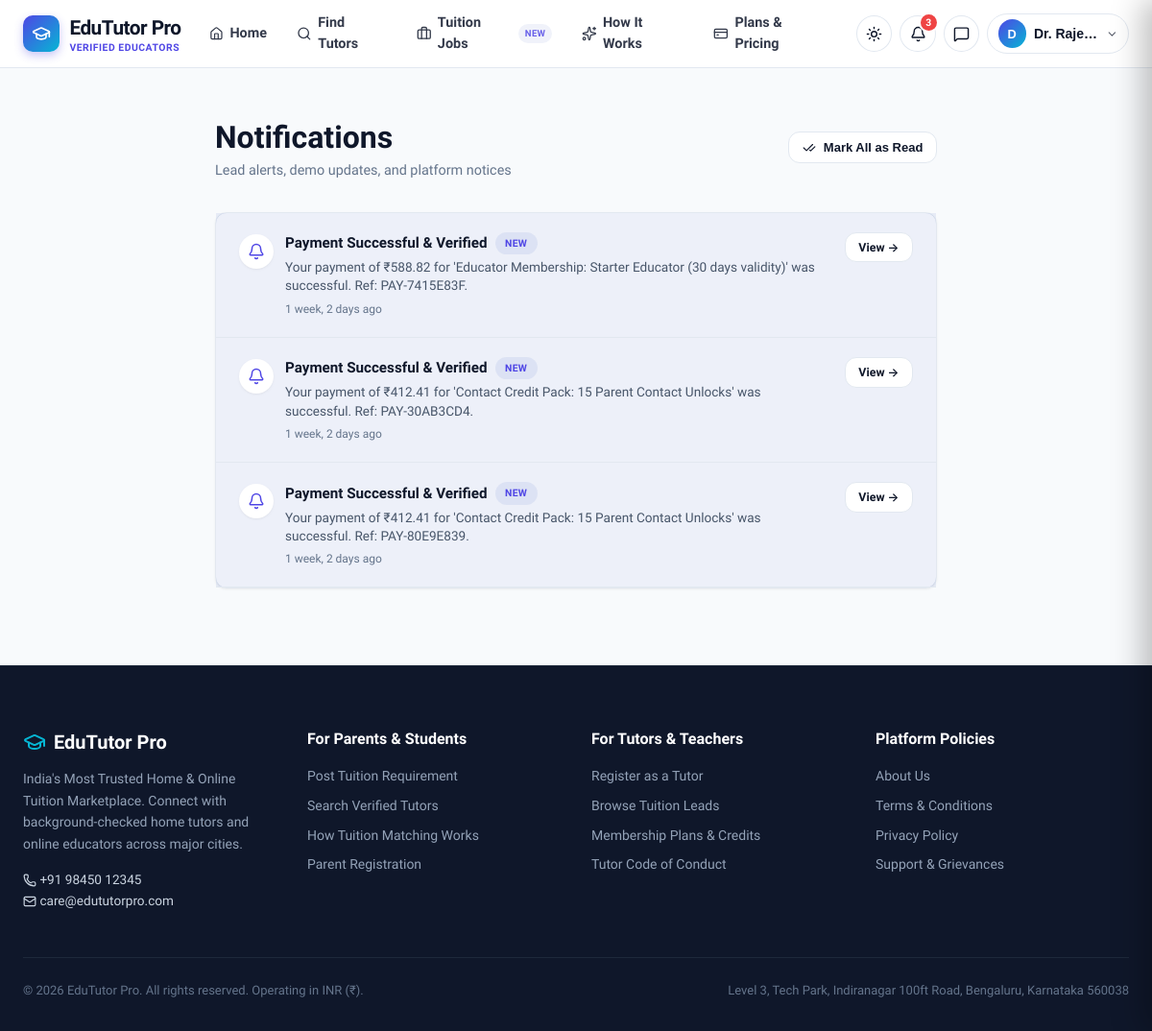
Before: /communication/notifications/ (signed in) with the older database file.
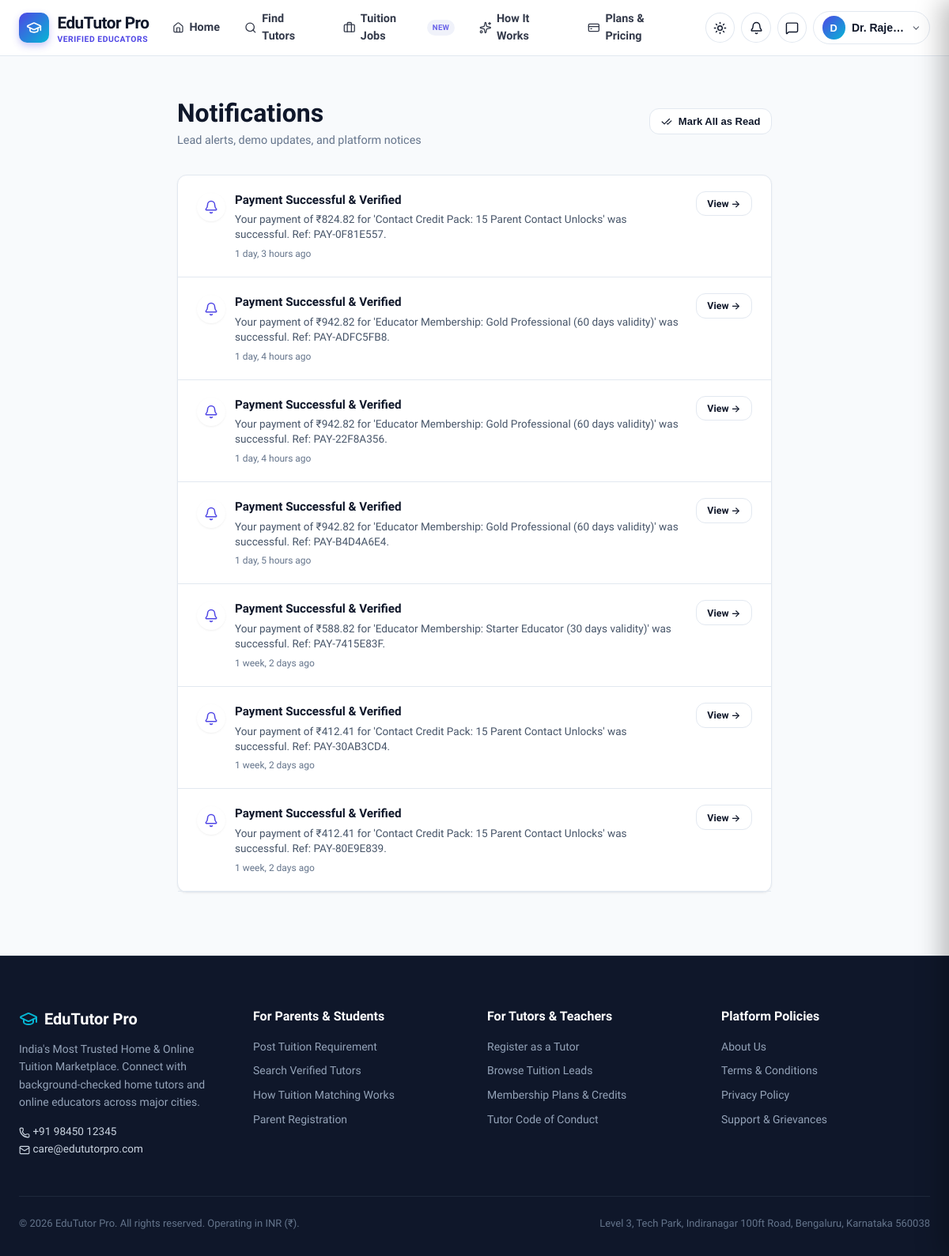
After: the same page with the newer database file.
### apps/communication/models.py (models this page shows, shortened)
class Notification(models.Model):
    class Type(models.TextChoices):
        LEAD_ALERT = 'LEAD_ALERT', _('Matching Tuition Lead Alert')
        APPLICATION_ALERT = 'APPLICATION_ALERT', _('New Tutor Application')
        DEMO_ALERT = 'DEMO_ALERT', _('Demo Class Update')
        CONFIRMATION_ALERT = 'CONFIRMATION_ALERT', _('Tuition Confirmed')
        WALLET_ALERT = 'WALLET_ALERT', _('Wallet / Credit Alert')
        COMMISSION_ALERT = 'COMMISSION_ALERT', _('Commission Notice')
        SYSTEM_ALERT = 'SYSTEM_ALERT', _('System Announcement')
    user = models.ForeignKey(settings.AUTH_USER_MODEL, on_delete=models.CASCADE, related_name='notifications')
    title = models.CharField(max_length=200)
    message = models.TextField()
    notification_type = models.CharField(max_length=30, choices=Type.choices, default=Type.SYSTEM_ALERT)
    action_url = models.CharField(max_length=300, blank=True)
    is_read = models.BooleanField(default=False, db_index=True)
    created_at = models.DateTimeField(auto_now_add=True)
    class Meta:
        ordering = ['-created_at']

### apps/communication/views.py (the view)
# urls.py: path('notifications/', views.notifications_list_view, name='notifications'),
@login_required
def notifications_list_view(request):
    notifications = Notification.objects.filter(user=request.user).order_by('-created_at')
    if request.method == 'POST' and request.POST.get('action') == 'mark_all_read':
        notifications.update(is_read=True)
        messages.success(request, "All notifications marked as read.")
        return redirect('communication:notifications')
    return render(request, 'communication/notifications.html', {'notifications': notifications})

### apps/accounts/models.py (called while the page is built)
    @property
    def is_tutor(self):
        return self.role == self.Role.TUTOR

    @property
    def is_operations(self):
        return self.role in [self.Role.OPERATIONS, self.Role.SUPER_ADMIN] or self.is_superuser

    @property
    def is_super_admin(self):
        return self.role == self.Role.SUPER_ADMIN or self.is_superuser

    @property
    def display_name(self):
        name = f"{self.first_name} {self.last_name}".strip()
        return name if name else self.username

### apps/billing/models.py (called while the page is built)
    @property
    def total_balance(self):
        return self.free_credits + self.purchased_credits + self.bonus_credits

### apps/core/context_processors.py (called while the page is built)
def global_branding_and_theme(request):
    company = CompanySettings.get_settings()
    theme = ThemeSettings.get_settings()
    unread_notifications_count = 0
    if request.user.is_authenticated:
        try:
            unread_notifications_count = Notification.objects.filter(user=request.user, is_read=False).count()
        except Exception:
            unread_notifications_count = 0
    return {
        'company': company,
        'theme': theme,
        'unread_notifications_count': unread_notifications_count,
    }

### templates/communication/notifications.html (shortened to what this page needs)
{% extends "base.html" %}
{% block content %}
<div class="container" style="padding-top: 3rem; padding-bottom: 5rem; max-width: 800px;">
  <div class="flex items-center justify-between flex-wrap gap-3" style="margin-bottom: 2rem;">
    <div>
      <h1 style="font-size: 2rem; font-weight: 800; color: var(--text);">Notifications</h1>
      <p style="color: var(--text-muted); font-size: 0.9rem;">Lead alerts, demo updates, and platform notices</p>
    </div>
    {% if notifications %}
      <form method="post">
        <button type="submit" class="btn btn-secondary btn-sm">
          <i data-lucide="check-check" style="width: 14px; height: 14px;"></i> Mark All as Read
        </button>
      </form>
    {% endif %}
  </div>
  <div class="card">
    <div style="display: flex; flex-direction: column;">
      {% for notif in notifications %}
        <div style="padding: 1.25rem 1.5rem; border-bottom: 1px solid var(--border); display: flex; align-items: flex-start; justify-content: space-between; gap: 1rem; flex-wrap: wrap; {% if not notif.is_read %}background: var(--primary-light);{% endif %}">
          <div class="flex items-start gap-3" style="flex: 1; min-width: 220px;">
            <div style="width: 36px; height: 36px; border-radius: 50%; background: #ffffff; color: var(--primary); display: flex; align-items: center; justify-content: center; box-shadow: var(--card-shadow); flex-shrink: 0; margin-top: 2px;">
              <i data-lucide="bell" style="width: 18px; height: 18px;"></i>
            </div>
            <div>
              <div class="flex items-center gap-2">
                <h4 style="font-size: 0.95rem; font-weight: 700; color: var(--text);">{{ notif.title }}</h4>
                {% if not notif.is_read %}<span class="badge badge-primary" style="font-size: 0.65rem;">New</span>{% endif %}
              </div>
              <p style="font-size: 0.85rem; color: #475569; margin-top: 0.25rem; line-height: 1.4;">{{ notif.message }}</p>
              <div style="font-size: 0.75rem; color: var(--text-muted); margin-top: 0.35rem;">
                {{ notif.created_at|timesince }} ago
              </div>
            </div>
          </div>
          {% if notif.action_url %}
            <a href="{{ notif.action_url }}" class="btn btn-secondary btn-sm" style="flex-shrink: 0; font-size: 0.775rem;">
              View &rarr;
            </a>
          {% endif %}
        </div>
      {% empty %}
        <div style="text-align: center; padding: 3rem; color: var(--text-muted);">
          <i data-lucide="bell-off" style="width: 44px; height: 44px; margin: 0 auto 0.5rem;"></i>
          <p>You have no notifications at this time.</p>
        </div>
      {% endfor %}
    </div>
  </div>
</div>
{% endblock %}

### templates/base.html (shortened to what the changed rows need)
{% load static %}
<!DOCTYPE html>
<html lang="en" class="h-full {% if theme.dark_mode_enabled %}dark{% endif %}">
<head>
  <link rel="stylesheet" href="{% static 'css/base_utils.css' %}">
  <link rel="stylesheet" href="{% static 'css/marketplace.css' %}">
</head>
<body>
  <header class="site-header">
    <div class="container">
      <div class="header-inner">
        <div class="header-actions">
          {% if user.is_authenticated %}
            <a href="{% url 'communication:notifications' %}" class="icon-btn" title="Notifications" aria-label="Notifications">
              <i data-lucide="bell" style="width: 17px; height: 17px;"></i>
              {% if unread_notifications_count > 0 %}
                <span class="icon-badge has-unread">{{ unread_notifications_count }}</span>
              {% endif %}
            </a>
          {% endif %}
        </div>
      </div>
    </div>
  </header>
  <main style="flex: 1;">
    {% block content %}{% endblock %}
  </main>
</body>
</html>

Changed rows visible on the page:
added Notification: title "Payment Successful & Verified", message "Your payment of ₹824.82 for 'Contact Credit Pack: 15 Parent Contact Unlocks' was successful. Ref: PAY-0F81E557.", created_at "1 day, 3 hours"
added Notification: title "Payment Successful & Verified", message "Your payment of ₹942.82 for 'Educator Membership: Gold Professional (60 days validity)' was successful. Ref: PAY-ADFC5FB8.", created_at "1 day, 4 hours"
added Notification: title "Payment Successful & Verified", message "Your payment of ₹942.82 for 'Educator Membership: Gold Professional (60 days validity)' was successful. Ref: PAY-22F8A356.", created_at "1 day, 4 hours"
added Notification: title "Payment Successful & Verified", message "Your payment of ₹942.82 for 'Educator Membership: Gold Professional (60 days validity)' was successful. Ref: PAY-B4D4A6E4.", created_at "1 day, 5 hours"
changed Notification (number 5 of 7 on the later page): no longer shows "NEW"
changed Notification (number 6 of 7 on the later page): no longer shows "NEW"
changed Notification (number 7 of 7 on the later page): no longer shows "NEW"
Other visible differences:
{{ unread_notifications_count }}: "3" → (not shown)
